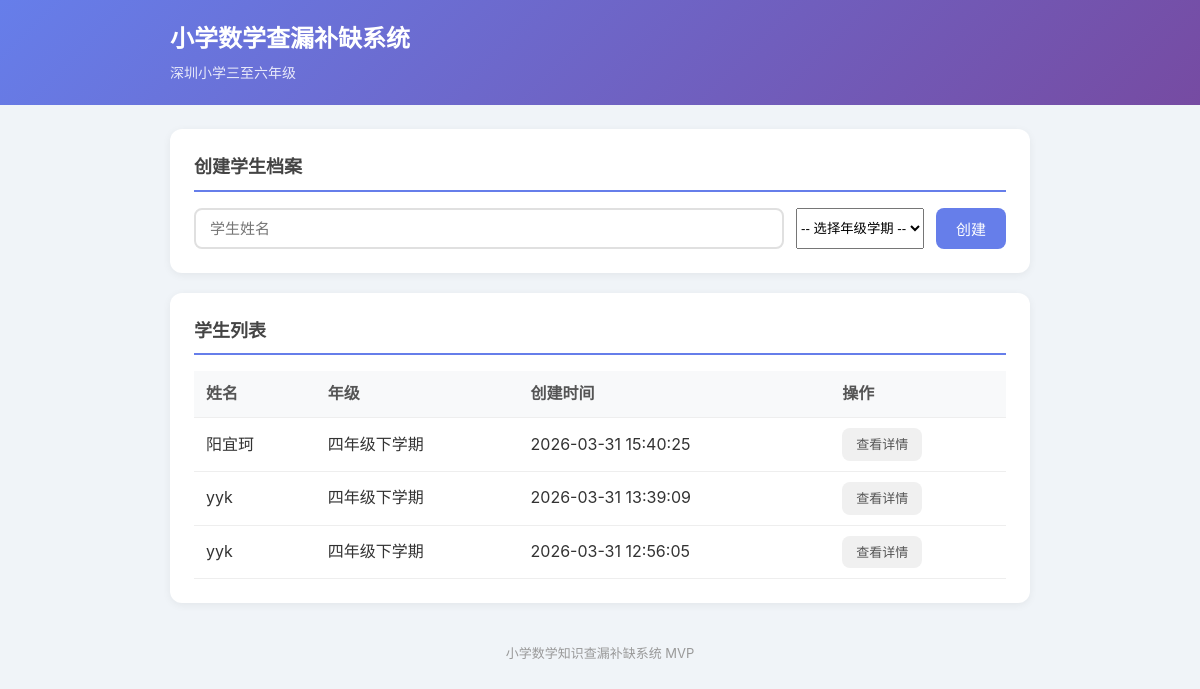
Before: / with the older database file.
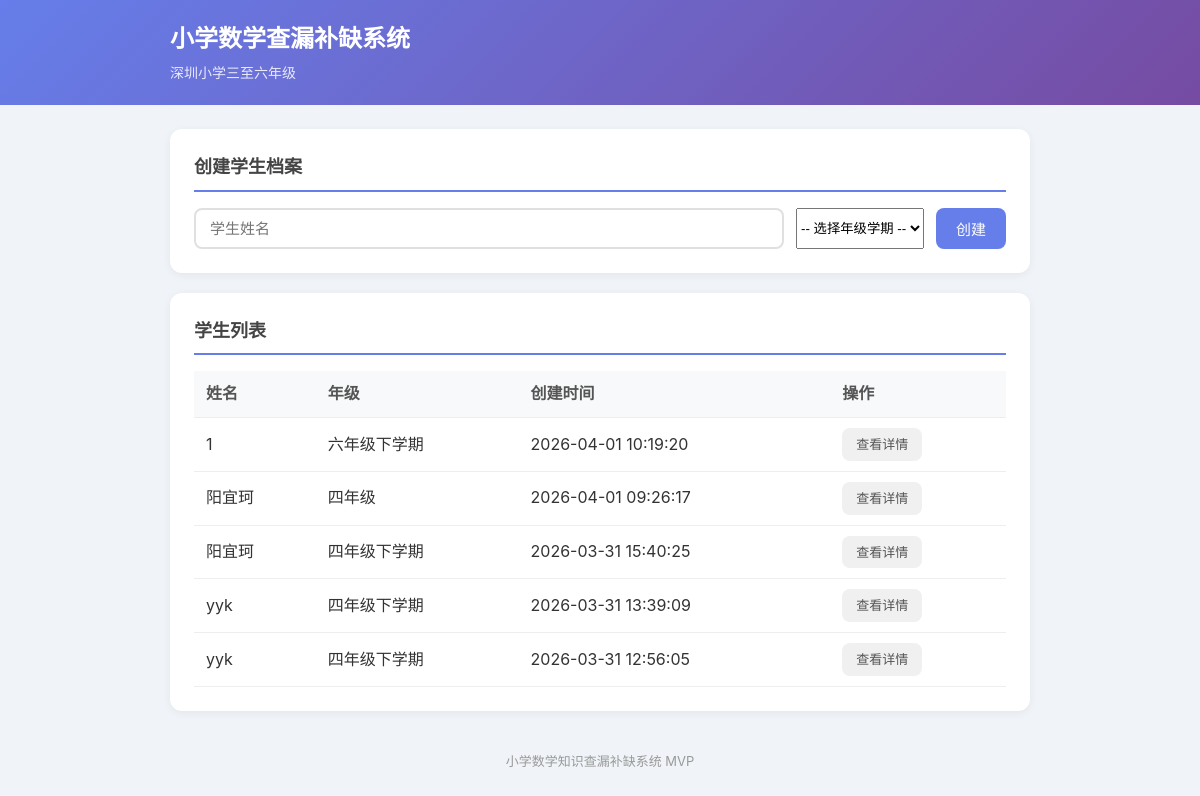
After: the same page with the newer database file.
### tables this page shows
CREATE TABLE students (
            id INTEGER PRIMARY KEY AUTOINCREMENT,
            name TEXT NOT NULL,
            class_name TEXT NOT NULL,
            created_at TEXT NOT NULL
        , grade TEXT NOT NULL DEFAULT '四年级下学期');

### app.py (the view)
@app.route("/")
def index():
    students = models.get_all_students()
    return render_template("index.html", students=students, grade_options=GRADE_OPTIONS)

### models.py (called while the page is built)
def get_db():
    conn = sqlite3.connect(DB_PATH)
    conn.row_factory = sqlite3.Row
    return conn

def get_all_students():
    conn = get_db()
    rows = conn.execute("SELECT * FROM students ORDER BY created_at DESC").fetchall()
    conn.close()
    return [dict(r) for r in rows]

### templates/index.html (shortened to what this page needs)
{% extends "base.html" %}
{% block content %}
<section class="card">
    <h2>创建学生档案</h2>
    <form method="POST" action="/student/create" class="form-inline">
        <input type="text" name="name" placeholder="学生姓名" required>
        <select name="grade" required>
            <option value="">-- 选择年级学期 --</option>
        </select>
        <button type="submit" class="btn btn-primary">创建</button>
    </form>
</section>
<section class="card">
    <h2>学生列表</h2>
    {% if students %}
    <table>
        <thead>
            <tr>
                <th>姓名</th>
                <th>年级</th>
                <th>创建时间</th>
                <th>操作</th>
            </tr>
        </thead>
        <tbody>
            {% for s in students %}
            <tr>
                <td>{{ s.name }}</td>
                <td>{{ s.grade }}</td>
                <td>{{ s.created_at }}</td>
                <td>
                    <a href="/student/{{ s.id }}" class="btn btn-small">查看详情</a>
                </td>
            </tr>
            {% endfor %}
        </tbody>
    </table>
    {% else %}
    <p class="empty-hint">暂无学生，请先创建学生档案。</p>
    {% endif %}
</section>
{% endblock %}

### templates/base.html (shortened to what this page needs)
<!DOCTYPE html>
<html lang="zh-CN">
<head>
    <link rel="stylesheet" href="{{ url_for('static', filename='style.css') }}">
</head>
<body>
    <header>
        <div class="container">
            <h1><a href="/">小学数学查漏补缺系统</a></h1>
            <p class="subtitle">深圳小学三至六年级</p>
        </div>
    </header>
    <main class="container">
        {% block content %}{% endblock %}
    </main>
    <footer>
        <div class="container">
            <p>小学数学知识查漏补缺系统 MVP</p>
        </div>
    </footer>
</body>
</html>

### static/style.css (style rules this page uses)
* { margin: 0; padding: 0; box-sizing: border-box; }
body { font-family: -apple-system, BlinkMacSystemFont, "Segoe UI", "PingFang SC", "Microsoft YaHei", sans-serif; background: #f0f4f8; color: #333; line-height: 1.6; }
.container { max-width: 900px; margin: 0 auto; padding: 0 20px; }
header { background: linear-gradient(135deg, #667eea 0%, #764ba2 100%); color: white; padding: 20px 0; margin-bottom: 24px; }
header h1 { font-size: 24px; }
header h1 a { color: white; text-decoration: none; }
header .subtitle { opacity: 0.85; font-size: 14px; margin-top: 4px; }
.card { background: white; border-radius: 12px; padding: 24px; margin-bottom: 20px; box-shadow: 0 2px 8px rgba(0,0,0,0.06); }
.card h2 { font-size: 18px; margin-bottom: 16px; color: #444; border-bottom: 2px solid #667eea; padding-bottom: 8px; }
.form-inline { display: flex; gap: 12px; flex-wrap: wrap; }
.form-inline input { flex: 1; min-width: 160px; padding: 10px 14px; border: 2px solid #e0e0e0; border-radius: 8px; font-size: 15px; transition: border-color 0.2s; }
.btn { display: inline-block; padding: 10px 20px; border: none; border-radius: 8px; font-size: 15px; cursor: pointer; text-decoration: none; color: #555; background: #f0f0f0; transition: all 0.2s; }
.btn-primary { background: #667eea; color: white; }
.btn-small { padding: 6px 14px; font-size: 13px; }
table { width: 100%; border-collapse: collapse; }
th, td { padding: 10px 12px; text-align: left; border-bottom: 1px solid #eee; }
th { background: #f8f9fa; font-weight: 600; color: #555; }
footer { text-align: center; padding: 20px; color: #999; font-size: 13px; }

Changed rows visible on the page:
added students: name "1", grade "六年级下学期", created_at "2026-04-01 10:19:20"
added students: name "阳宜珂", grade "四年级", created_at "2026-04-01 09:26:17"
